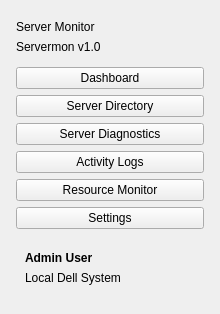
     <widget class="QFrame" name="sidebarFrame">

      <property name="minimumSize"><size><width>220</width><height>0</height></size></property>

      <property name="maximumSize"><size><width>220</width><height>16777215</height></size></property>

      <layout class="QVBoxLayout" name="sidebarLayout">

       <property name="leftMargin"><number>16</number></property>

       <property name="topMargin"><number>20</number></property>

       <property name="rightMargin"><number>16</number></property>

       <property name="bottomMargin"><number>20</number></property>



       <item><widget class="QLabel" name="lblBrandTitle"><property name="text"><string>Server Monitor</string></property></widget></item>

       <item><widget class="QLabel" name="lblBrandSubtitle"><property name="text"><string>Servermon v1.0</string></property></widget></item>

       <item><spacer name="spSidebarTop"><property name="orientation"><enum>Qt::Vertical</enum></property></spacer></item>

       <item><widget class="QPushButton" name="btnNavDashboard"><property name="text"><string>Dashboard</string></property></widget></item>

       <item><widget class="QPushButton" name="btnNavServers"><property name="text"><string>Server Directory</string></property></widget></item>

       <item><widget class="QPushButton" name="btnNavDetails"><property name="text"><string>Server Diagnostics</string></property></widget></item>

       <item><widget class="QPushButton" name="btnNavLogs"><property name="text"><string>Activity Logs</string></property></widget></item>

       <item><widget class="QPushButton" name="btnNavResources"><property name="text"><string>Resource Monitor</string></property></widget></item>

       <item><widget class="QPushButton" name="btnNavSettings"><property name="text"><string>Settings</string></property></widget></item>

       <item><spacer name="spSidebarBottom"><property name="orientation"><enum>Qt::Vertical</enum></property></spacer></item>



       <item>

        <widget class="QFrame" name="userProfileFrame">

         <layout class="QVBoxLayout">

          <item><widget class="QLabel" name="lblUserName"><property name="text"><string>Admin User</string></property><property name="styleSheet"><string notr="true">font-weight: 600;</string></property></widget></item>

          <item><widget class="QLabel" name="lblUserStatus"><property name="text"><string>Local Dell System</string></property></widget></item>

         </layout>

        </widget>

       </item>

      </layout>

     </widget>
